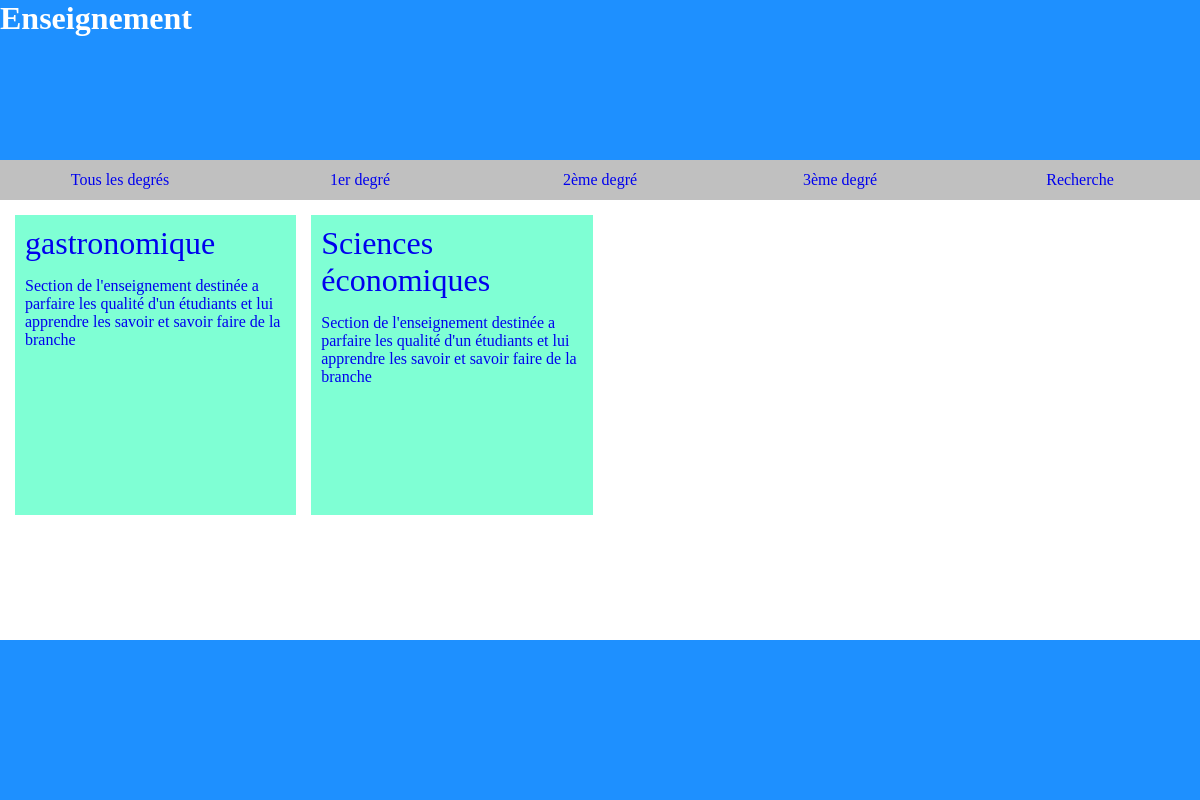
The app's page /index.php?degre=1 with its own data.
### tables this page shows
CREATE TABLE IF NOT EXISTS `options` (
  `id` int(11) NOT NULL AUTO_INCREMENT,
  `branche` varchar(100) NOT NULL,
  `description` text NOT NULL,
  `etablissement` varchar(150) NOT NULL,
  `degre` varchar(50) NOT NULL,
  `url` varchar(255) NOT NULL,
  PRIMARY KEY (`id`)
);

### index.php (the view, shortened to what this page needs)
<?php
    require "connexion.php";
?>
<!DOCTYPE html>
<html lang="en">
<head>
    <link rel="stylesheet" href="style.css">
</head>
<body>
    <header>
        <h1>Enseignement</h1>
    </header>
    <nav>
        <ul>
            <li><a href="index.php?degre=all">Tous les degrés</a></li>
            <li><a href="index.php?degre=1">1er degré</a></li>
            <li><a href="index.php?degre=2">2ème degré</a></li>
            <li><a href="index.php?degre=3">3ème degré</a></li>
            <li><a href="search.php">Recherche</a></li>
        </ul>
    </nav>
    <section>
        <?php
            if(isset($_GET['degre']))
            {
                if($_GET['degre']=="1")
                {
                    $req = $bdd->query("SELECT * FROM options WHERE degre=1");
                    while($don = $req->fetch())
                    {
                        echo '<a href="branche.php?id='.$don['id'].'" class="cards">';
                        echo '<div class="title">'.$don['branche'].'</div>';
                        echo '<div class="description">'.nl2br($don['description']).'</div>';
                        echo '</a>';
                    }
                }
            }
        ?>
    </section>
    <footer></footer>
</body>
</html>

### style.css (style rules this page uses)
* { margin: 0; padding: 0; box-sizing: border-box; }
header, footer { background-color: dodgerblue; width: 100%; height: 20vh; color: white; }
nav { background-color: silver; height: 5vh; }
nav ul { display: flex; flex-wrap: wrap; list-style: none; height: 100%; }
nav ul li { flex: 1; text-align: center; line-height: 5vh; }
nav ul li a { text-decoration: none; }
section { min-height: 55vh; display: grid; grid-template-columns: repeat(4,1fr); gap: 30px 15px; padding: 15px; }
.cards { display: block; text-decoration: none; height: 300px; background-color: aquamarine; padding: 10px; }
.cards .title { font-size: 2em; margin-bottom: 15px; }

### records on screen
options: branche "gastronomique", description "Section de l'enseignement destinée a parfaire les qualité d'un étudiants et lui apprendre les savoir et savoir faire de la branche"
options: branche "Sciences économiques", description "Section de l'enseignement destinée a parfaire les qualité d'un étudiants et lui apprendre les savoir et savoir faire de la branche"
